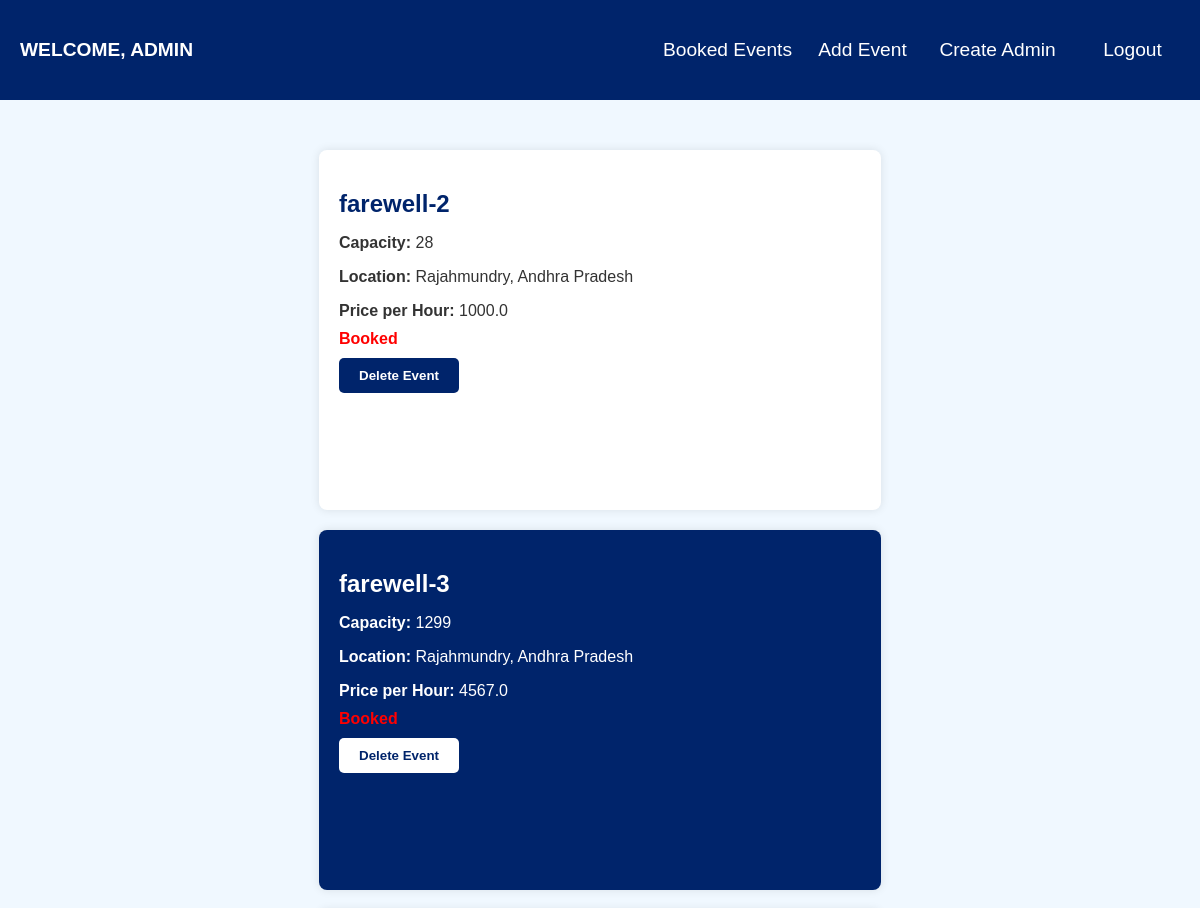
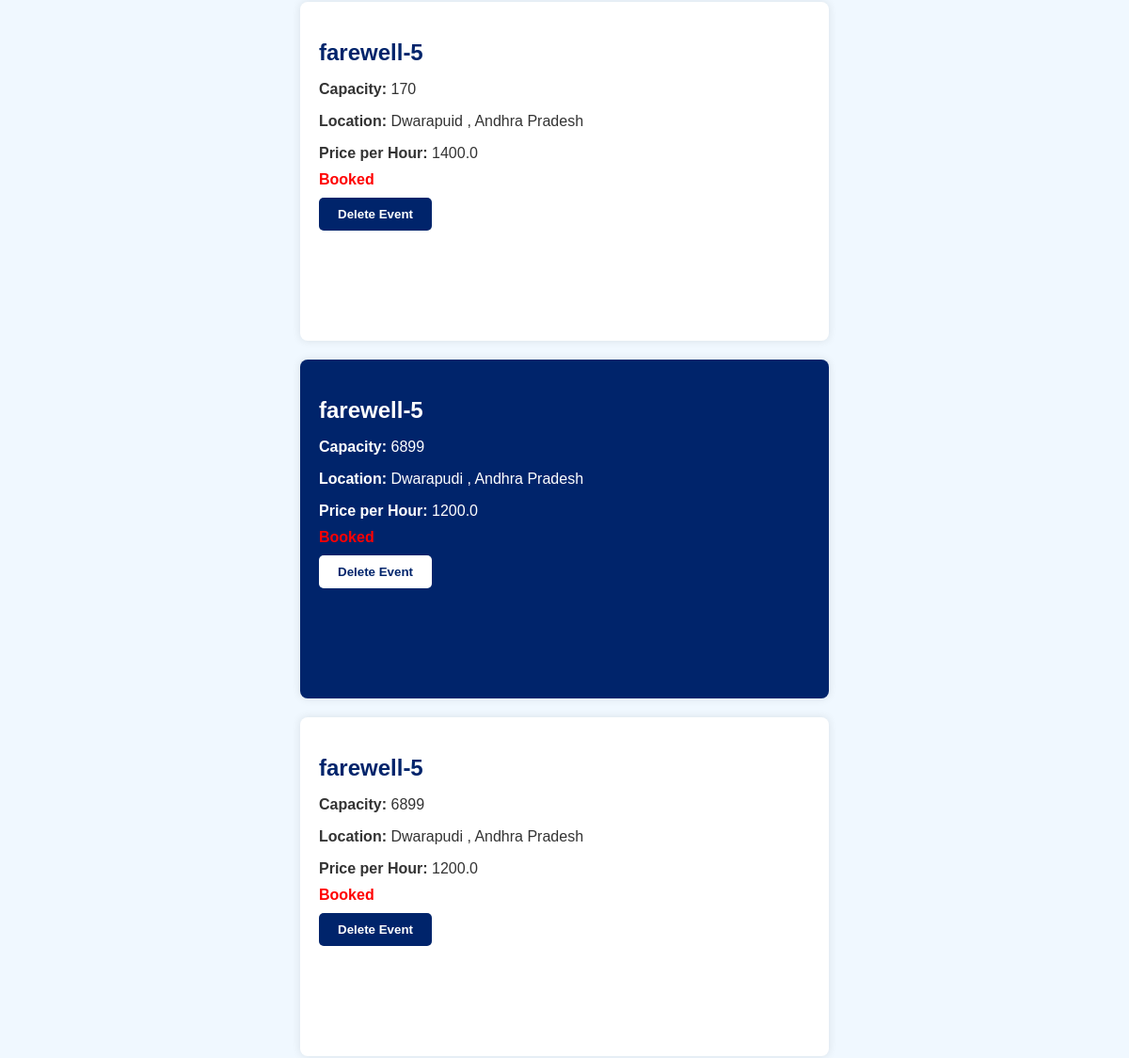
The page /home (signed in, upper part) on the database as committed earlier (2 pictures, top to bottom).
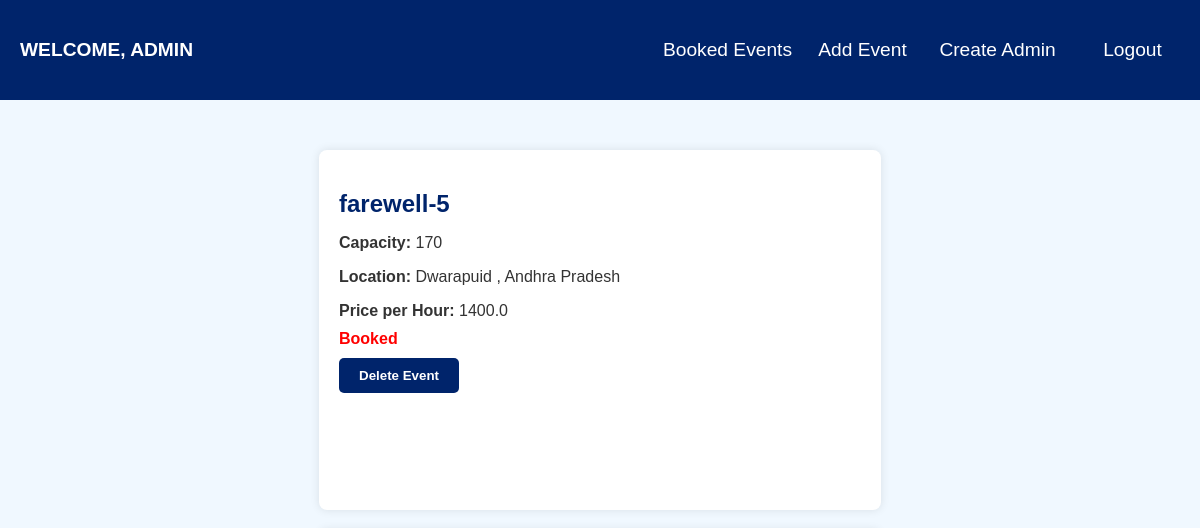
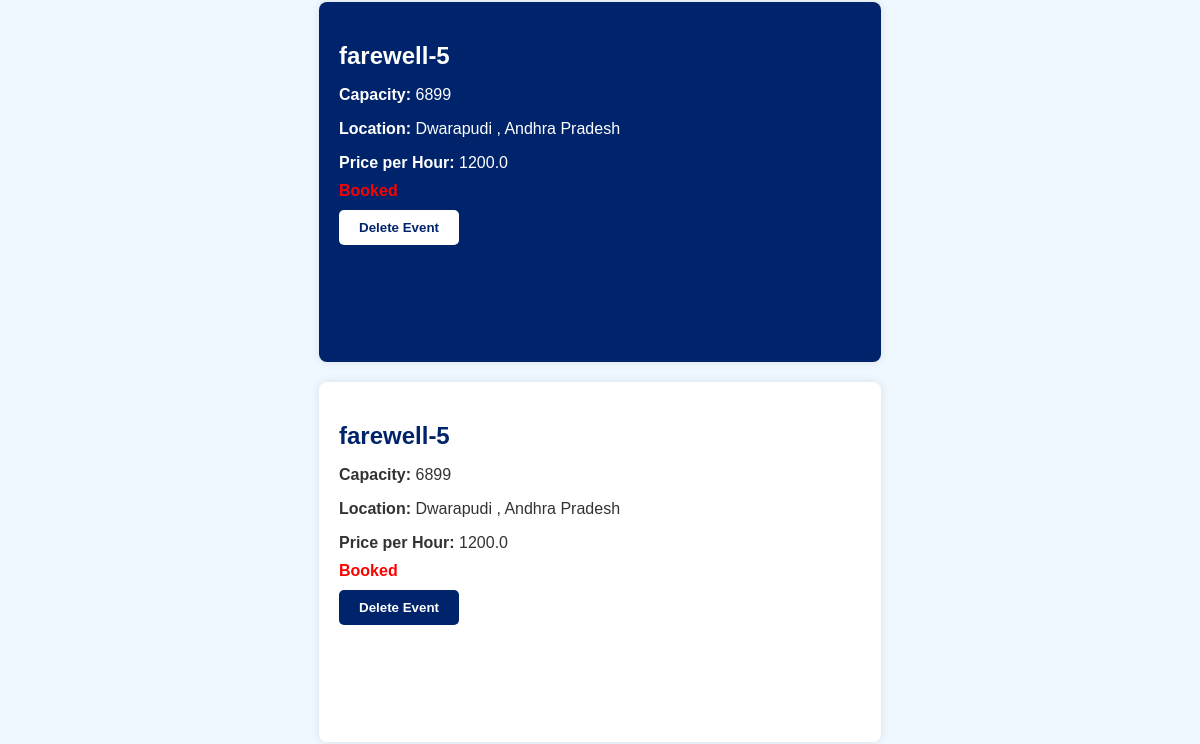
The same page on the database as committed later (2 pictures, top to bottom).
### models.py (models this page shows, shortened)
class Event(db.Model):
    id = db.Column(db.Integer, primary_key=True)
    event_name = db.Column(db.String(100), nullable=False)
    capacity = db.Column(db.Integer, nullable=False)
    location = db.Column(db.String(100), nullable=False)
    price_per_hour = db.Column(db.Float, nullable=False)
    status = db.Column(db.Boolean, default=True)
    book_events = db.relationship('BookEvent', backref='event', cascade='all, delete-orphan')

### app.py (the view)
@app.route('/home')
def landinghome():
    if not is_logged_in():
        return redirect(url_for('login'))
    user = session['user']
    if session["role"] == "ADMIN":
        events = Event.query.all()
        return render_template("admin.html", user=user, events=events)
    events = Event.query.filter_by(status=True).all()
    return render_template("userhome.html", user=user, events=events)

### app.py (called while the page is built)
def is_logged_in():
    return 'user' in session

### templates/admin.html (shortened to what this page needs)
<!DOCTYPE html>
<html lang="en">
<head>
</head>
<body>
    <div class="header">
        <div class="logo">
            <span>WELCOME, {{ session['user'].upper() }} </span>
        </div>
        <div class="links">
            <a href="/getall">Booked Events</a>
            <a href="/addevent">Add Event</a>
            <a href="/createadmin">Create Admin</a>
            <a href="/logout" onclick="alert('Your session may be deleted')">Logout</a>
        </div>
    </div>
    <div class="container">
        {% for event in events %}
            <form action="/delete/{{ event.id }}" class="event-item {% if loop.index is even %}card-blue{% else %}card-white{% endif %}">
                <h2>{{ event.event_name }}</h2>
                <p><strong>Capacity:</strong> {{ event.capacity }}</p>
                <p><strong>Location:</strong> {{ event.location }}</p>
                <p><strong>Price per Hour:</strong> {{ event.price_per_hour }}</p>
                <p class="status {% if event.status %}green{% else %}red{% endif %}">
                    {% if event.status %}
                        <input type="hidden" name="event_name" value="{{ event.event_name }}">
                        <input type="submit" value="Book Now" style="font-weight: 600;">
                    {% else %}
                        Booked
                    {% endif %}
                </p>
                {% if event.id %}
                    <input type="submit" value="Delete Event" style="font-weight: 600;">
                {% endif %}
            </form>
        {% endfor %}
    </div>
</body>
</html>

### templates/admin.html (style rules this page uses)
body { font-family: Arial, sans-serif; background-color: #F0F8FF; margin: 0; padding: 0; display: flex; flex-direction: column; height: 100vh; padding-top: 60px; }
.header { position: fixed; top: 0; left: 0; width: 100%; height: 10vh; background-color: #00246B; color: white; padding: 10px 0; text-align: center; font-size: 1.2rem; z-index: 100; display: flex; flex-direction: row; align-items: center; justify-content: space-between; }
.header .links { width: 45%; display: flex; justify-content: space-between; }
.logo { margin-left: 10px; font-weight: 700; }
.links a { width: 100%; display: flex; flex-direction: row; align-items: center; justify-content: space-around; font-weight: 400; color: white; text-decoration: none; }
.container { flex: 1; padding: 20px; margin-top: 60px; display: flex; flex-wrap: wrap; justify-content: center; }
.event-item { height: 40vh; width: 45%; margin: 10px; padding: 20px; border-radius: 8px; box-shadow: 0 0 10px rgba(0, 0, 0, 0.1); transition: background-color 0.3s ease-in-out; }
.event-item p { color: #333; margin-bottom: 10px; }
.event-item h2 { margin-bottom: 15px; }
.status { font-weight: bold; margin-top: 10px; }
.status.red { color: red; }
.card-blue { background-color: #00246B; color: white; }
.card-white { background-color: white; color: #00246B; }
.card-blue input[type="submit"] { background-color: white; color: #00246B; border: none; padding: 10px 20px; border-radius: 5px; cursor: pointer; }
.card-white input[type="submit"] { background-color: #00246B; color: white; border: none; padding: 10px 20px; border-radius: 5px; cursor: pointer; }
.card-blue p { color: white; }
.header span { margin-left: 10px; animation: from-left 1s forwards; }

Rows that differ between the two databases and show on the page:
removed Event: event_name "farewell-2", capacity "28", location "Rajahmundry, Andhra Pradesh", price_per_hour "1000.0", status "Booked"
removed Event: event_name "farewell-3", capacity "1299", location "Rajahmundry, Andhra Pradesh", price_per_hour "4567.0", status "Booked"
